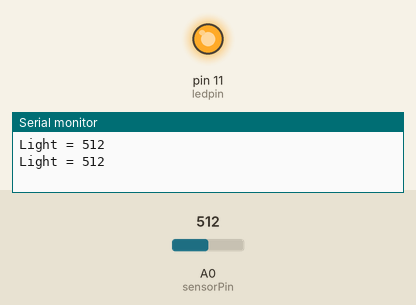
Bench run of a sketch on a simulated Arduino Uno, built with avr-gcc and run on an emulated ATmega328P. Parts: output pins drawn as LEDs (lit = HIGH), the last lines printed to the serial monitor. The test bench sets the inputs (shaded band); at power-on: A0 (sensorPin) = 512.

Above: at 1.8 s.
1.9 s: A0 (sensorPin) set to 716
At 2.9 s:
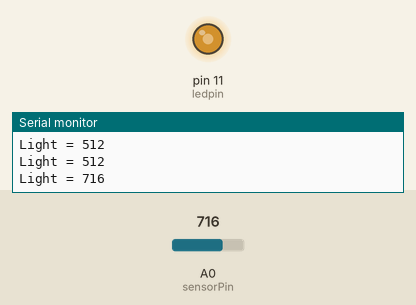
3.5 s: A0 (sensorPin) set to 900
At 4.4 s:
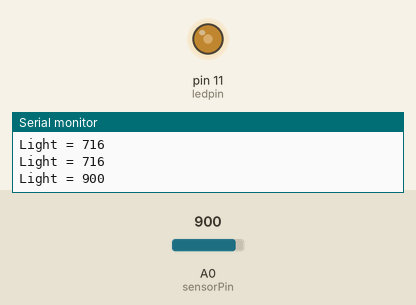
5.5 s: A0 (sensorPin) set to 0
At 7.1 s:
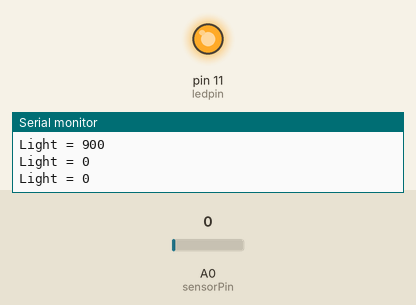
Timing chart, 0 to 8.6 s (numbered marks = the images above; inputs shaded):
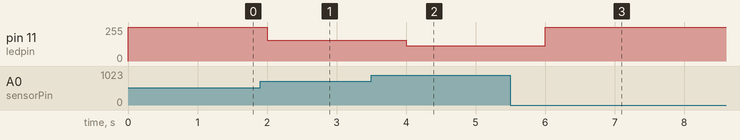

Measured:
- after the input at 1.9 s, pin 11 (ledpin): 255/255 → 155/255 after 0.10 s
- after the input at 3.5 s, pin 11 (ledpin): 155/255 → 115/255 after 0.50 s
- after the input at 5.5 s, pin 11 (ledpin): 115/255 → 255/255 after 0.50 s

The sketch:

Lab2Ex6.ino
```cpp
int sensorPin = A0; //select the input pin for the light sensor
int sensorValue = 0; //variable to store the value coming from the sensor
int ledpin = 11;

void setup() {
	// declare the ledPin as an OUTPUT:
	Serial.begin(9600);
	pinMode(ledpin, OUTPUT);
}

void loop() {
	// read the value from light sensor and display on serial display
  	sensorValue = analogRead(sensorPin);

  	Serial.print("Light = ");
	Serial.println(sensorValue);
  	// light up the LED according to the value of sensor light
	analogWrite(ledpin, 255-sensorValue*3);
	delay(1000);
}
```
